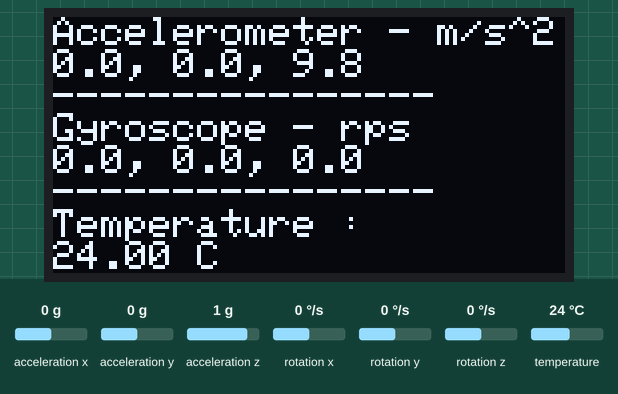
Simulated run of this sketch. Board: ESP8266 (NodeMCU). Parts: 128×64 one-colour display. The test bench sets the inputs (shaded band); at power-on: acceleration x 0 g, acceleration y 0 g, acceleration z 1 g, rotation x 0 °/s, rotation y 0 °/s, rotation z 0 °/s, temperature 24 °C. The display library's start-up logo is not drawn; what the sketch prints to the serial monitor is not drawn.

Above: at 1.7 s.
1.8 s: acceleration x set to -1.4 g
At 2.6 s:
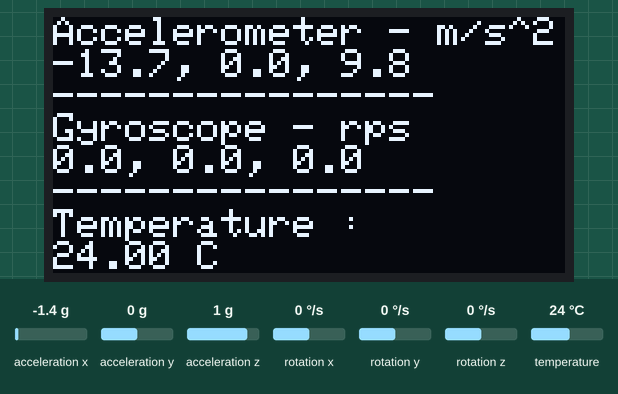
3.3 s: acceleration y set to -1.4 g
At 4.1 s:
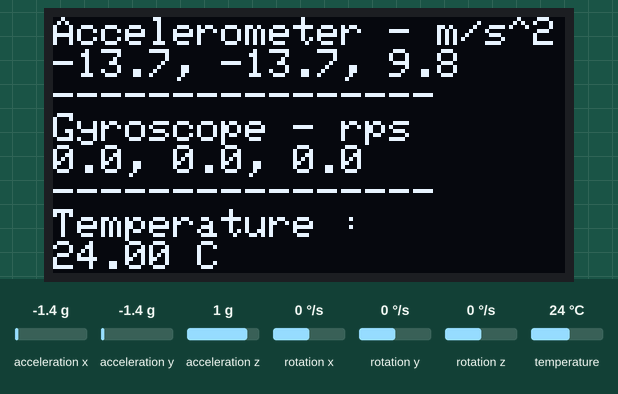
4.8 s: acceleration z set to -1.4 g
At 5.7 s:
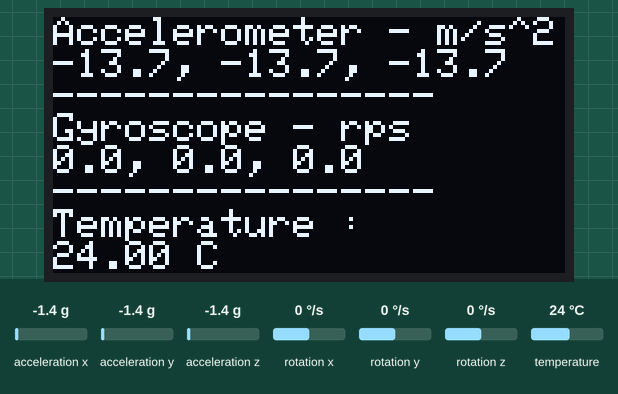
6.4 s: rotation x set to -192 °/s
At 7.4 s:
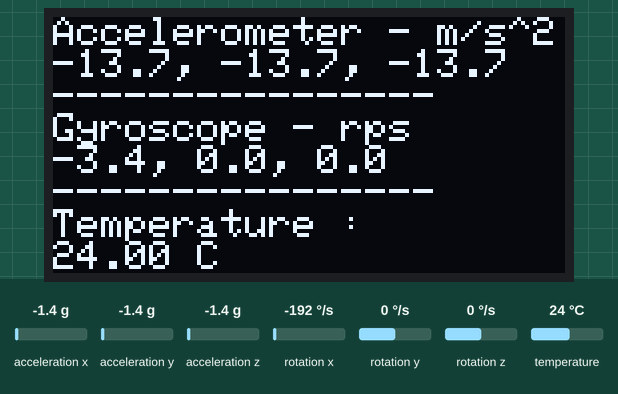
7.9 s: rotation y set to -192 °/s
At 9.0 s:
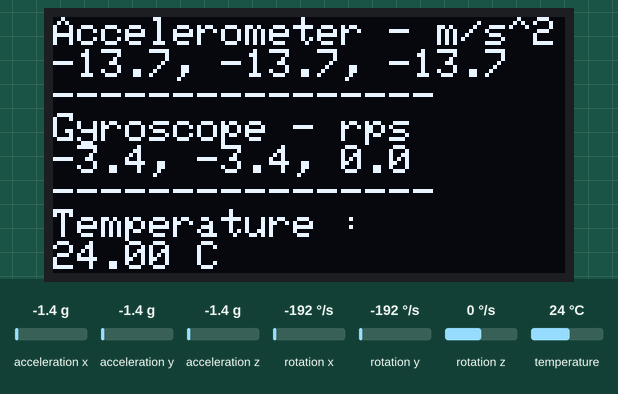
9.4 s: rotation z set to -192 °/s
At 10.8 s:
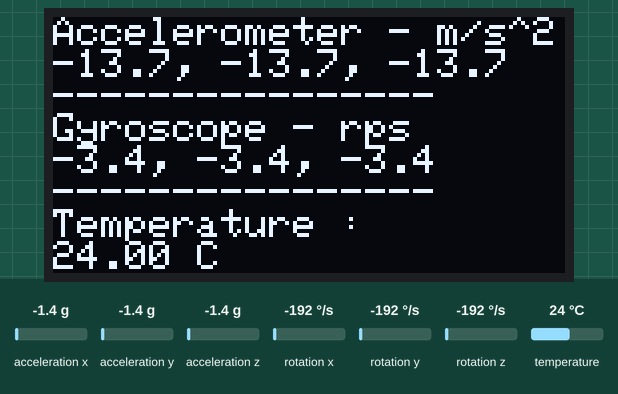
Timing chart, 0 to 12.0 s (numbered marks = the images above; inputs shaded):
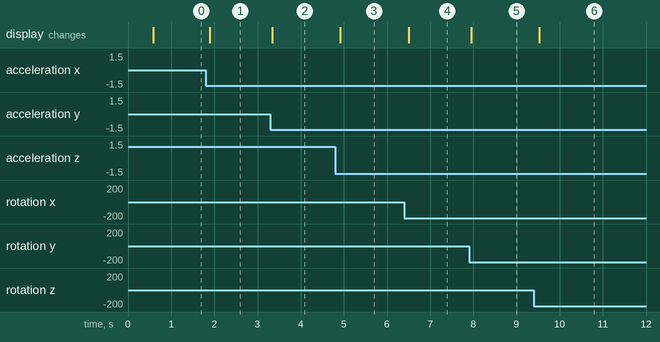

The sketch:

MPU_6050_oled_1_3.ino
```cpp
// Basic OLED demo for accelerometer readings from Adafruit MPU6050

// ESP32 Guide: https://RandomNerdTutorials.com/esp32-mpu-6050-accelerometer-gyroscope-arduino/
// ESP8266 Guide: https://RandomNerdTutorials.com/esp8266-nodemcu-mpu-6050-accelerometer-gyroscope-arduino/
// Arduino Guide: https://RandomNerdTutorials.com/arduino-mpu-6050-accelerometer-gyroscope/

#include <Adafruit_MPU6050.h>
// #include <Adafruit_SSD1306.h>
#include <Adafruit_SH110X.h> // 1.3 oled
#include <Adafruit_Sensor.h>

Adafruit_MPU6050 mpu;
//Adafruit_SSD1306 display = Adafruit_SSD1306(128, 64, &Wire);

// 1.3 oled
#define SCREEN_WIDTH 128 // OLED display width, in pixels
#define SCREEN_HEIGHT 64 // OLED display height, in pixels
#define OLED_RESET -1   //   QT-PY / XIAO
Adafruit_SH1106G display = Adafruit_SH1106G(SCREEN_WIDTH, SCREEN_HEIGHT, &Wire, OLED_RESET);
// 1.3 oled

//#define WHITE SSD1306_WHITE     ///< Draw 'on' pixels
#define WHITE SH110X_WHITE     ///< Draw 'on' pixels
#define i2c_Address 0x3c

void setup() {
  Serial.begin(115200);
  // while (!Serial);
  Serial.println("MPU6050 OLED demo");

  if (!mpu.begin()) {
    Serial.println("Sensor init failed");
    while (1)
      yield();
  }
  Serial.println("Found a MPU-6050 sensor");

  // SSD1306_SWITCHCAPVCC = generate display voltage from 3.3V internally
  display.begin(i2c_Address, true); // 1.3 oled
  /* // 0.9 oled
  if (!display.begin(SSD1306_SWITCHCAPVCC, 0x3C)) { // Address 0x3C for 128x64
    Serial.println(F("SSD1306 allocation failed"));
    for (;;)
      ; // Don't proceed, loop forever
  }
*/

  display.display();
  delay(500); // Pause for 2 seconds
  display.setTextSize(1);
  display.setTextColor(WHITE);
  display.setRotation(0);
}

void loop() {
  sensors_event_t a, g, temp;
  mpu.getEvent(&a, &g, &temp);

  display.clearDisplay();
  display.setCursor(0, 0);

  Serial.print("Accelerometer ");
  Serial.print("X: ");
  Serial.print(a.acceleration.x, 1);
  Serial.print(" m/s^2, ");
  Serial.print("Y: ");
  Serial.print(a.acceleration.y, 1);
  Serial.print(" m/s^2, ");
  Serial.print("Z: ");
  Serial.print(a.acceleration.z, 1);
  Serial.println(" m/s^2");

  //display.println("----------------");

  display.println("Accelerometer - m/s^2");
  display.print(a.acceleration.x, 1);
  display.print(", ");
  display.print(a.acceleration.y, 1);
  display.print(", ");
  display.print(a.acceleration.z, 1);
  display.println("");


  Serial.print("Gyroscope ");
  Serial.print("X: ");
  Serial.print(g.gyro.x, 1);
  Serial.print(" rps, ");
  Serial.print("Y: ");
  Serial.print(g.gyro.y, 1);
  Serial.print(" rps, ");
  Serial.print("Z: ");
  Serial.print(g.gyro.z, 1);
  Serial.println(" rps");

  display.println("----------------");

  display.println("Gyroscope - rps");
  display.print(g.gyro.x, 1);
  display.print(", ");
  display.print(g.gyro.y, 1);
  display.print(", ");
  display.print(g.gyro.z, 1);
  display.println("");

  display.println("----------------");
  display.println("Temperature : ");
  display.print(temp.temperature);
  display.print(" C");

  //display.println("----------------");

  display.display();
  delay(100);
}
```

Measured:
- after the input at 1.8 s, the display: changes after 0.10 s (image 1)
- after the input at 3.3 s, the display: changes at once (image 2)
- after the input at 4.8 s, the display: changes after 0.12 s (image 3)
- after the input at 6.4 s, the display: changes after 0.10 s (image 4)
- after the input at 7.9 s, the display: changes after 0.05 s (image 5)
- after the input at 9.4 s, the display: changes after 0.13 s (image 6)
